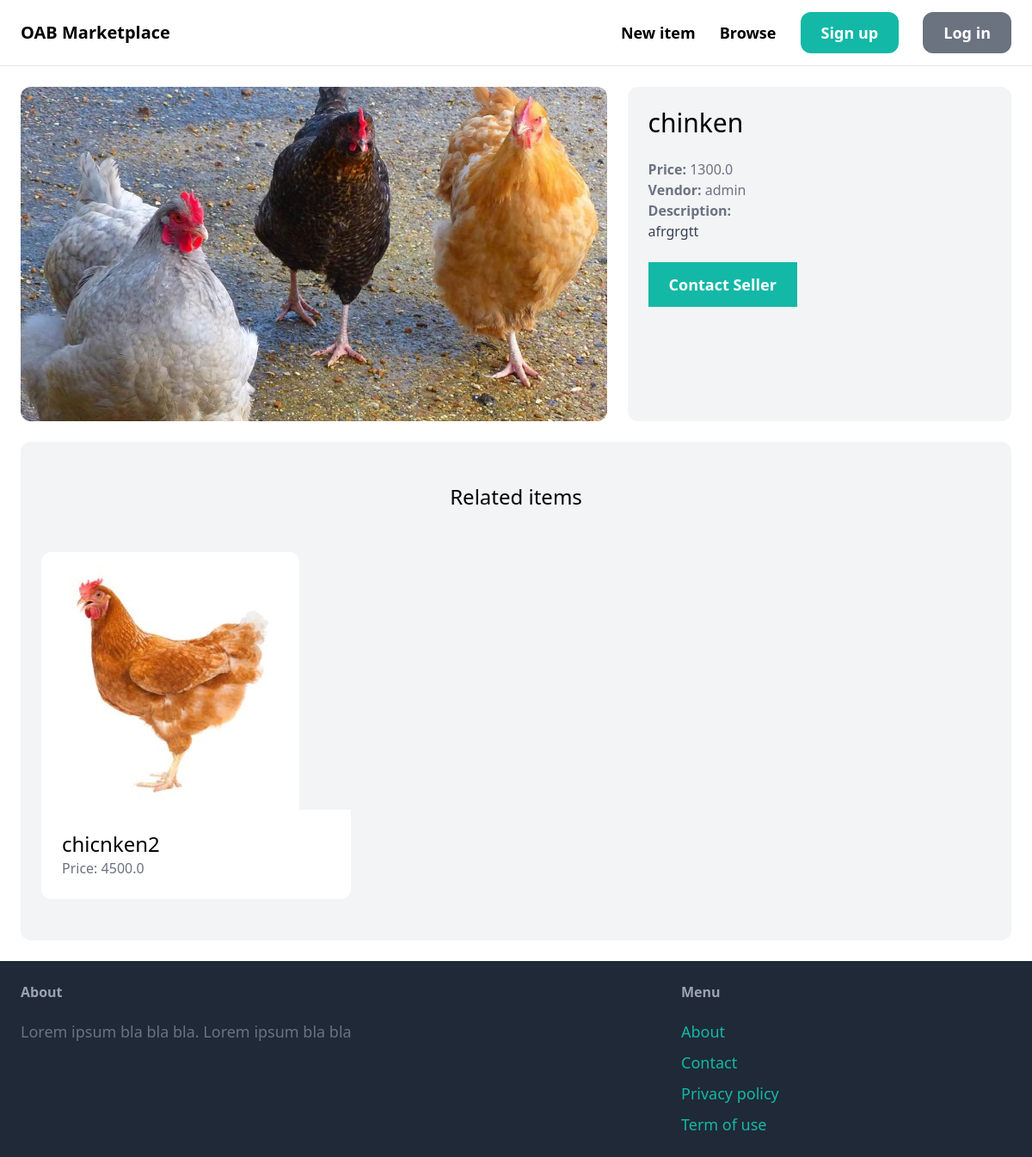
Page /items/4/ on the committed database.
### item/models.py (models this page shows, shortened)
class Item(models.Model):
    category = models.ForeignKey(
        Category, related_name='items', on_delete=models.CASCADE)
    name = models.CharField(max_length=255)
    description = models.TextField(blank=True, null=True)
    price = models.FloatField()
    image = models.ImageField(upload_to='item_images', blank=True, null=True)
    is_sold = models.BooleanField(default=False)
    created_by = models.ForeignKey(
        User, related_name='items', on_delete=models.CASCADE)
    created_at = models.DateTimeField(auto_now_add=True)

### item/views.py (the view)
# urls.py: path('<int:pk>/', views.detail, name='detail'),
def detail(request, pk):
    item = get_object_or_404(Item, pk=pk)
    related_items = Item.objects.filter(
        category=item.category, is_sold=False).exclude(pk=pk)[0:3]
    return render(request, 'item/detail.html', {
        'item': item,
        'related_items': related_items,
    })

### item/templates/item/detail.html (shortened to what this page needs)
{% extends 'home/base.html' %}
{% block content %}
    <div class="grid grid-cols-5 gap-6">
        <div class="col-span-3">
            <img src="{{ item.image.url}}" class="rounded-xl">
        </div>
        <div class="col-span-2 p-6 bg-gray-100 rounded-xl">
            <h1 class="mb-6 text-3xl">{{ item.name}}</h1>
            <p class="text-gray-500"><strong>Price: </strong>{{ item.price }}</p>
            <p class="text-gray-500"><strong>Vendor: </strong>{{ item.created_by.username }}</p>
            {% if item.description %}
            <p class="text-gray-700">
                <strong class="text-gray-500">Description: </strong><br>
                {{ item.description }}
            </p>
            {% endif %}
            {% if request.user == item.created_by %}
            <div class="mt-6 p-6 bg-white rounded-xl">
                <p>This is your Item!</p>
                <a href="{% url 'item:edit' item.id %}" class="inline-block mt-6 px-6 py-3 text-lg font-semibold bg-teal-500 text-white rounded-xl">
                    Edit
                </a>
                <a href="{% url 'item:delete' item.id %}" class="inline-block mt-6 px-6 py-3 text-lg font-semibold bg-red-500 text-white rounded-xl">
                    Delete
                </a>
            </div>
            {% else %}
                <a href="{% url 'conversation:new' item.id %}" class="inline-block mt-6 px-6 py-3 text-lg font-semibold bg-teal-500 text-white rounded_xl hover:bg-teal-700">Contact Seller</a>
            {% endif %}
        </div>
    </div>
    <div class="mt-6 px-6 py-12 bg-gray-100 rounded-xl">
        <h2 class="mb-12 text-2xl text-center">Related items</h2>
        <div class="grid grid-cols-3 gap-3">
            {% for item in related_items %}
                <div>
                    <a href="{% url 'item:detail' item.id %}">
                        <div>
                            <img src="{{ item.image.url }}" class="rounded-t-xl">
                        </div>
                        <div class="p-6 bg-white rounded-b-xl">
                            <h2 class="text-2xl">{{ item.name }}</h2>
                            <p class="text-gray-500">Price: {{ item.price }}</p>
                        </div>
                    </a>
                </div>
            {% endfor %}
        </div>
    </div>
{% endblock content %}

### rows in the picture
Item: image (picture), name "chinken", price "1300.0", created_by.username "admin", description "afrgrgtt"
Item: image (picture), name "chicnken2", price "4500.0"
